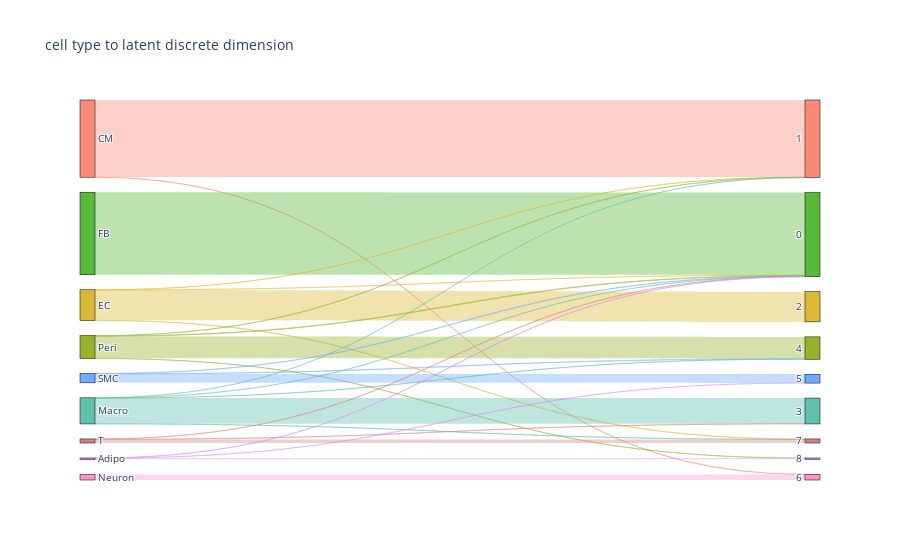

Notebook code cell kept with this figure:
### Code cell
fig = go.Figure(data=[go.Sankey(
    valueformat = ".0f",
    # Define nodes
    node = dict(
      pad = 15,
      thickness = 15,
      line = dict(color = "black", width = 0.5),
      label =  data['node']['label'],
      color =  data['node']['color']
    ),
    # Add links
    link = dict(
      source =  data['link']['source'],
      target =  data['link']['target'],
      value =  data['link']['value'],
      label =  data['link']['label'],
      color =  data['link']['color']
))])

fig.update_layout(title_text="cell type to latent discrete dimension",
                  font_size=10)
fig.show()

### Figure 1 — Plotly figure (JSON) as saved in the notebook; plotly's stock layout.template omitted (floating-point values rounded to 4 significant figures)
{"data": [{"link": {"color": ["rgba(248,138,119,0.4)", "rgba(248,138,119,0.4)", "rgba(248,138,119,0.4)", "rgba(248,138,119,0.4)", "rgba(248,138,119,0.4)", "rgba(248,138,119,0.4)", "rgba(248,138,119,0.4)", "rgba(248,138,119,0.4)", "rgba(248,138,119,0.4)", "rgba(88,186,57,0.4)", "rgba(88,186,57,0.4)", "rgba(88,186,57,0.4)", "rgba(88,186,57,0.4)", "rgba(88,186,57,0.4)", "rgba(88,186,57,0.4)", "rgba(88,186,57,0.4)", "rgba(88,186,57,0.4)", "rgba(88,186,57,0.4)", "rgba(218,184,51,0.4)", "rgba(218,184,51,0.4)", "rgba(218,184,51,0.4)", "rgba(218,184,51,0.4)", "rgba(218,184,51,0.4)", "rgba(218,184,51,0.4)", "rgba(218,184,51,0.4)", "rgba(218,184,51,0.4)", "rgba(218,184,51,0.4)", "rgba(153,178,44,0.4)", "rgba(153,178,44,0.4)", "rgba(153,178,44,0.4)", "rgba(153,178,44,0.4)", "rgba(153,178,44,0.4)", "rgba(153,178,44,0.4)", "rgba(153,178,44,0.4)", "rgba(153,178,44,0.4)", "rgba(153,178,44,0.4)", "rgba(110,172,255,0.4)", "rgba(110,172,255,0.4)", "rgba(110,172,255,0.4)", "rgba(110,172,255,0.4)", "rgba(110,172,255,0.4)", "rgba(110,172,255,0.4)", "rgba(110,172,255,0.4)", "rgba(110,172,255,0.4)", "rgba(110,172,255,0.4)", "rgba(96,193,173,0.4)", "rgba(96,193,173,0.4)", "rgba(96,193,173,0.4)", "rgba(96,193,173,0.4)", "rgba(96,193,173,0.4)", "rgba(96,193,173,0.4)", "rgba(96,193,173,0.4)", "rgba(96,193,173,0.4)", "rgba(96,193,173,0.4)", "rgba(218,132,130,0.4)", "rgba(218,132,130,0.4)", "rgba(218,132,130,0.4)", "rgba(218,132,130,0.4)", "rgba(218,132,130,0.4)", "rgba(218,132,130,0.4)", "rgba(218,132,130,0.4)", "rgba(218,132,130,0.4)", "rgba(218,132,130,0.4)", "rgba(255,148,208,0.4)", "rgba(255,148,208,0.4)", "rgba(255,148,208,0.4)", "rgba(255,148,208,0.4)", "rgba(255,148,208,0.4)", "rgba(255,148,208,0.4)", "rgba(255,148,208,0.4)", "rgba(255,148,208,0.4)", "rgba(255,148,208,0.4)", "rgba(216,137,251,0.4)", "rgba(216,137,251,0.4)", "rgba(216,137,251,0.4)", "rgba(216,137,251,0.4)", "rgba(216,137,251,0.4)", "rgba(216,137,251,0.4)", "rgba(216,137,251,0.4)", "rgba(216,137,251,0.4)", "rgba(216,137,251,0.4)"], "label": ["", "", "", "", "", "", "", "", "", "", "", "", "", "", "", "", "", "", "", "", "", "", "", "", "", "", "", "", "", "", "", "", "", "", "", "", "", "", "", "", "", "", "", "", "", "", "", "", "", "", "", "", "", "", "", "", "", "", "", "", "", "", "", "", "", "", "", "", "", "", "", "", "", "", "", "", "", "", "", "", ""], "source": [0, 0, 0, 0, 0, 0, 0, 0, 0, 1, 1, 1, 1, 1, 1, 1, 1, 1, 2, 2, 2, 2, 2, 2, 2, 2, 2, 3, 3, 3, 3, 3, 3, 3, 3, 3, 4, 4, 4, 4, 4, 4, 4, 4, 4, 5, 5, 5, 5, 5, 5, 5, 5, 5, 6, 6, 6, 6, 6, 6, 6, 6, 6, 7, 7, 7, 7, 7, 7, 7, 7, 7, 8, 8, 8, 8, 8, 8, 8, 8, 8], "target": [9, 10, 11, 12, 13, 14, 15, 16, 17, 9, 10, 11, 12, 13, 14, 15, 16, 17, 9, 10, 11, 12, 13, 14, 15, 16, 17, 9, 10, 11, 12, 13, 14, 15, 16, 17, 9, 10, 11, 12, 13, 14, 15, 16, 17, 9, 10, 11, 12, 13, 14, 15, 16, 17, 9, 10, 11, 12, 13, 14, 15, 16, 17, 9, 10, 11, 12, 13, 14, 15, 16, 17, 9, 10, 11, 12, 13, 14, 15, 16, 17], "value": [593, 0, 0, 0, 0, 0, 0, 1, 0, 0, 635, 0, 0, 0, 0, 0, 0, 0, 1, 1, 232, 0, 0, 0, 3, 0, 0, 2, 5, 0, 168, 0, 0, 0, 0, 1, 0, 2, 0, 3, 67, 0, 0, 0, 0, 1, 1, 0, 1, 0, 197, 1, 0, 0, 0, 2, 0, 0, 0, 2, 27, 0, 0, 0, 0, 0, 0, 0, 0, 0, 43, 0, 0, 1, 0, 0, 1, 0, 0, 0, 9]}, "node": {"color": ["#F88A77", "#58BA39", "#DAB833", "#99B22C", "#6EACFF", "#60C1AD", "#DA8482", "#FF94D0", "#D889FB", "#F88A77", "#58BA39", "#DAB833", "#99B22C", "#6EACFF", "#60C1AD", "#DA8482", "#FF94D0", "#D889FB"], "label": ["CM", "FB", "EC", "Peri", "SMC", "Macro", "T", "Neuron", "Adipo", "1", "0", "2", "4", "5", "3", "7", "6", "8"], "line": {"color": "black", "width": 0.5}, "pad": 15, "thickness": 15}, "type": "sankey", "valueformat": ".0f"}], "layout": {"font": {"size": 10}, "title": {"text": "cell type to latent discrete dimension"}}}
